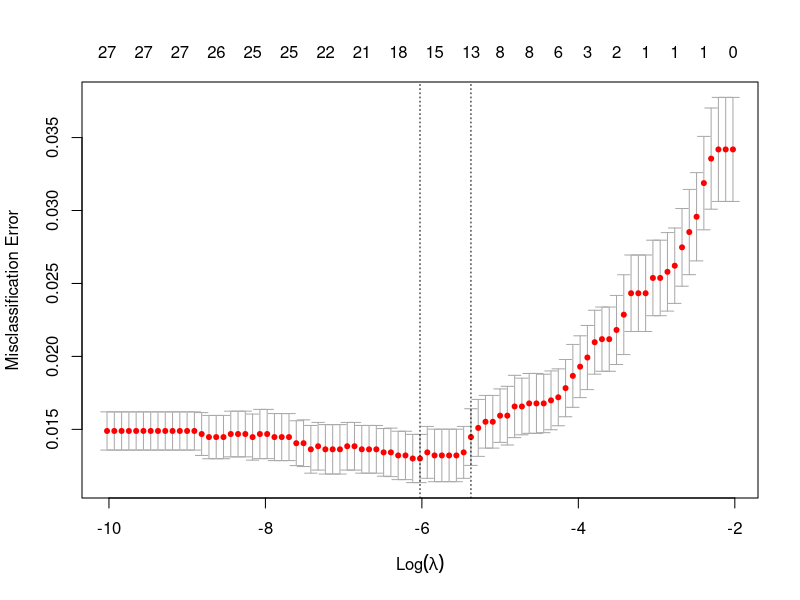
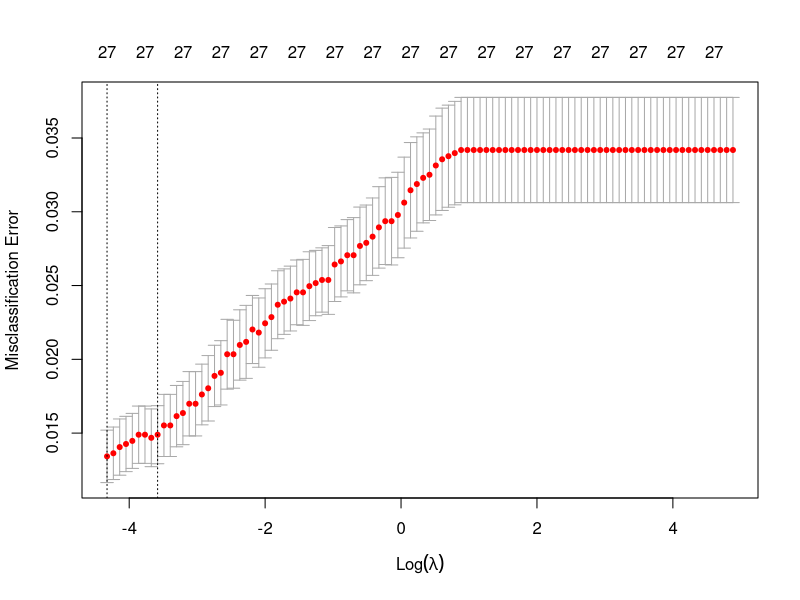

Here is the R script that generated these plots, in order:
## ---- chunk 1
library(tidyverse)
library(corrplot)
library(caret)
library(glmnet)
## ---- chunk 2
df <- read.csv("data/final.csv")
## ---- chunk 3
train <- read.csv("data/train.csv")

train$mvp_flag = factor(ifelse(train$nba.mvp > 0, 1, 0))

test <- read.csv("data/test.csv")

test$mvp_flag = factor(ifelse(test$nba.mvp > 0, 1, 0))

# Removing irrelevant columns

train <- train %>% 
  select(!c(aba.mvp, aba.roy, clutch_poy, All.ABA.1st, All.ABA.2nd, All.BAA.1st, All.BAA.2nd, mp, fga, x3pa, mp_per_game, x3p_percent_x, x2p, x3p, x2pa, x2p_percent_x, e_fg_percent_x, ft, fta, fg))

test <- test %>% 
  select(!c(aba.mvp, aba.roy, clutch_poy, All.ABA.1st, All.ABA.2nd, All.BAA.1st, All.BAA.2nd, mp, fga, x3pa, mp_per_game, x3p_percent_x, x2p, x3p, x2pa, x2p_percent_x, e_fg_percent_x, ft, fta, fg))
## ---- chunk 4
train<- train %>% 
  select(!c(orb, drb, orb_per_game, drb_per_game, pf, fg_per_game, fga_per_game, fg_percent, x2p_per_game, x2pa_per_game, x2p_percent_y, e_fg_percent_y, ft_per_game, fta_per_game, pts, blk, x3pa_per_game, x3p_per_game, tov, x3p_percent_y))

test <- test %>% 
  select(!c(orb, drb, orb_per_game, drb_per_game, pf, fg_per_game, fga_per_game, fg_percent, x2p_per_game, x2pa_per_game, x2p_percent_y, e_fg_percent_y, ft_per_game, fta_per_game, pts, blk, x3pa_per_game, x3p_per_game, tov, x3p_percent_y))

cor_mat <- cor(train[sapply(train, is.numeric)], use = "complete.obs")

cor_high <- which(cor_mat > 0.85 & cor_mat < 1, arr.ind = TRUE)
## ---- chunk 5
cols_to_exclude <- c("player_id", "player", "mvp_flag", "active_2025")

cols_to_sum <- setdiff(names(test), cols_to_exclude)

test <- test %>%
  group_by(player) %>%
  summarise(across(all_of(cols_to_sum), sum, na.rm = TRUE), .groups = "drop") %>%
  left_join(distinct(test[, cols_to_exclude]), by = "player")

test <- test
## ---- chunk 6
set.seed(123)
ctrl <- trainControl(method = "cv", number = 10, savePredictions = TRUE)

train_model <- train[, !names(train) %in% c("player_id", "player", "active_2025", "nba.mvp")]
test_model <- test[, !names(test) %in% c("player_id", "player", "active_2025", "nba.mvp", "hof")]

M_full <- train(
  hof ~ .,
  data = train_model,
  method = "glm",
  family = "binomial",
  trControl = ctrl
)

M_full$resample

summary(M_full)
## ---- chunk 7
x <- model.matrix(hof ~ ., data = train_model)[, -1]
y <- train$hof
## ---- chunk 8
set.seed(123)
cv_lasso <- cv.glmnet(
  x, y,
  alpha = 1,
  family = "binomial",
  type.measure = "class"
)
## ---- chunk 9
coef(cv_lasso, s = "lambda.min")
## ---- chunk 10
plot(cv_lasso)
cv_lasso$lambda.min
## ---- chunk 11
coef_table <- as.data.frame(as.matrix(coef(cv_lasso, s = "lambda.min"))) 
coef_table <- tibble::rownames_to_column(coef_table, "Variable")
colnames(coef_table)[2] <- "Coefficient"

coef_table$Coefficient <- round(coef_table$Coefficient, 3)

knitr::kable(coef_table, caption = "LASSO Model Coefficients")
## ---- chunk 12
set.seed(123)
cv_ridge <- cv.glmnet(
  x, y,
  alpha = 0,
  family = "binomial",
  type.measure = "class"
)
## ---- chunk 13
coef(cv_ridge, s = "lambda.min")
## ---- chunk 14
coef_table <- as.data.frame(as.matrix(coef(cv_ridge, s = "lambda.min"))) 
coef_table <- tibble::rownames_to_column(coef_table, "Variable")
colnames(coef_table)[2] <- "Coefficient"

coef_table$Coefficient <- round(coef_table$Coefficient, 3)

knitr::kable(coef_table, caption = "Ridge Model Coefficients")
## ---- chunk 15
plot(cv_ridge)
cv_ridge$lambda.min
## ---- chunk 16
cv_lasso$cvm[cv_lasso$lambda == cv_lasso$lambda.min]
cv_ridge$cvm[cv_ridge$lambda == cv_ridge$lambda.min]
## ---- chunk 17
x_test <- model.matrix(~ ., data = test_model)[, -1]
## ---- chunk 18
pred <- predict(cv_lasso, newx = x_test, s = "lambda.min", type = "response")

test_with_preds <- test %>%
  mutate(
    hof_prob = as.vector(pred)
  )

test_with_preds <- test_with_preds %>%
  select(player, hof_prob) %>%
  distinct(player, .keep_all = TRUE) %>% 
  arrange(desc(hof_prob))
## ---- chunk 19
test_with_preds
